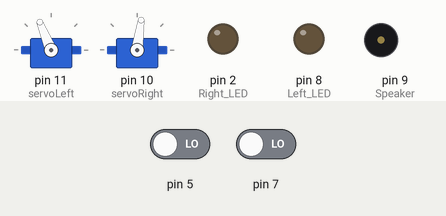
A sketch run on a simulated Arduino Uno, built with avr-gcc and run on an emulated ATmega328P. Parts: 2 × servo, output pins drawn as LEDs (lit = HIGH), buzzer (waves = sounding). The test bench sets the inputs (shaded band); at power-on: pin 5 LOW, pin 7 LOW. What the sketch prints to the serial monitor is not drawn.

Above: at 4.3 s.
At 7.3 s:
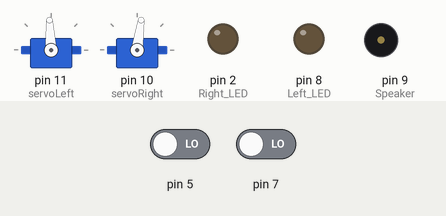
At 9.5 s:
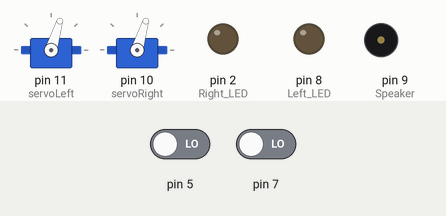
At 10.5 s:
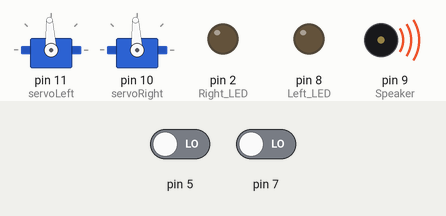
At 17.7 s:
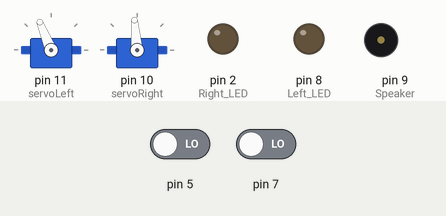
At 23.2 s:
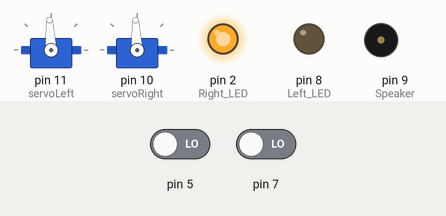
Timing chart, 0 to 24.7 s (numbered marks = the images above):
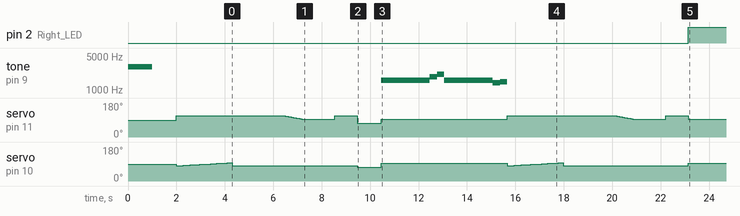

The sketch:

follow-the-Z-v2.ino
```cpp
#include <Servo.h>

Servo servoRight;
Servo servoLeft;

void setup() {
  servoLeft.attach(11);
  servoRight.attach(10);


  pinMode(9, OUTPUT); //Speaker
  pinMode(8, OUTPUT); //Left LED
  pinMode(2, OUTPUT); //Right LED
  Serial.begin(9600);

  int numberOfNotes = 12;
  int notes[] = {1568, 1568, 1568, 1568, 1865, 2093, 1568, 1568, 1568, 1568, 1397, 1480};
  int tempo[] = {500, 500, 500, 500, 300, 300, 500, 500, 500, 500, 300, 300};

  tone(9, 3000, 1000);
  delay(2000);

  forward(4);
  turn("right", 50);
  forward(35);
  turn("left", 100);
  forward(15);

  maneuver(1300, 1300, 1000);

  play(notes, tempo, numberOfNotes);

  forward(4);
  turn("right", 50);
  forward(35);
  turn("left", 100);
  forward(15);
}

void loop() {
  byte wRight = digitalRead(7);
  byte wLeft = digitalRead(5);

  //Turn led on depending on whiskers
  if(wRight == 0){
    digitalWrite(2, HIGH);
  }else if(wLeft == 0){
    digitalWrite(8, HIGH);
  }else{
    digitalWrite(2, LOW);
    digitalWrite(8, LOW);
  }
}

void forward(double distance){
  double speed = 0.16;
  double time = (distance/100) / speed;
  servoLeft.writeMicroseconds(1700);
  servoRight.writeMicroseconds(1390);
  delay(time*1000);
  servoLeft.writeMicroseconds(1500);
  servoRight.writeMicroseconds(1500);
}

void turn(String direction, int turn){
  int turnR = 0;
  if(direction == "right"){
    for(int moment = 0; moment <= turn; moment += 1){
      if (turnR != 100){
        turnR += 3;
      }
      //Serial.print(speed);
      servoLeft.writeMicroseconds(1700);
      servoRight.writeMicroseconds(1390 + turnR);
      delay(40);
    }
  }
  else if(direction == "left"){
    for(int moment = 0; moment <= turn; moment += 1){
      Serial.print(turnR);
      if (turnR != 200){
        turnR += 5;
      }
      servoLeft.writeMicroseconds(1700 - turnR);
      servoRight.writeMicroseconds(1390);
      delay(20);
    }
  }
  servoLeft.writeMicroseconds(1500);
  servoRight.writeMicroseconds(1500);
  turnR = 0;
}

void maneuver(int speedLeft, int speedRight, int msTime){
  servoLeft.writeMicroseconds(speedLeft);
  servoRight.writeMicroseconds(speedRight);
  if(msTime == -1){
    servoLeft.detach();
    servoRight.detach();
  }
  delay(msTime);
  servoLeft.writeMicroseconds(1500);
  servoRight.writeMicroseconds(1500);
}

void play(int notes[], int tempo[], int numb){
  for(int i = 0; i < numb; i++){
    Serial.print(notes[i]);
    tone(9, notes[i], tempo[i]);
    delay(tempo[i]);
  }
}
```

Measured:
- by itself, pin 2 (Right_LED): LOW → HIGH at 23.1 s
